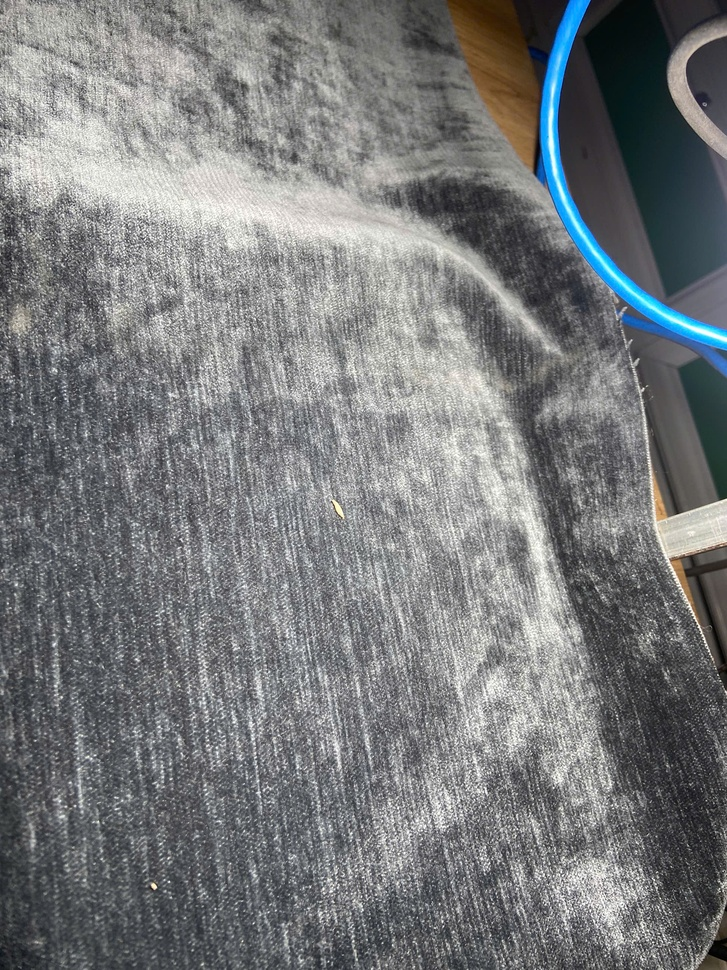
#> input picture example/1786380819696_8207874924451043551_g7970680555252413098_65f7bedb5146c0813f276f1ddf126049.jpg, 727 x 970 px, shrunk from 1920 x 2560 before the run
$ python -i texture_view.py   (imports and definitions only)   (older library calls are emulated)
#> lines starting #> are read from the running program, lines starting #| are printed output that depends on the picture
"""Optional three-channel texture representation."""

from __future__ import annotations

import math

import cv2
import numpy as np


def generate_texture_view(image: np.ndarray) -> np.ndarray:
    gray = cv2.cvtColor(image, cv2.COLOR_BGR2GRAY)
    normalized = cv2.normalize(gray, None, 0, 255, cv2.NORM_MINMAX)
    source = gray.astype(np.float32) / 255.0
    responses: list[np.ndarray] = []
    for theta in (0.0, math.pi / 4.0, math.pi / 2.0, 3.0 * math.pi / 4.0):
        kernel = cv2.getGaborKernel((15, 15), 3.0, theta, 8.0, 0.5, 0.0, ktype=cv2.CV_32F)
        responses.append(np.abs(cv2.filter2D(source, cv2.CV_32F, kernel)))
    gabor = _to_uint8(np.maximum.reduce(responses))
    blurred = cv2.GaussianBlur(source, (0, 0), sigmaX=1.0, sigmaY=1.0)
    log_response = _to_uint8(np.abs(cv2.Laplacian(blurred, cv2.CV_32F)))
    return cv2.merge((normalized.astype(np.uint8), gabor, log_response))


def _to_uint8(array: np.ndarray) -> np.ndarray:
    minimum, maximum = float(array.min()), float(array.max())
    if maximum - minimum <= 1e-12:
        return np.zeros(array.shape, dtype=np.uint8)
    return np.clip((array - minimum) * (255.0 / (maximum - minimum)), 0, 255).astype(np.uint8)

>>> import cv2
>>> picture = cv2.imread('../../../../example/1786380819696_8207874924451043551_g7970680555252413098_65f7bedb5146c0813f276f1ddf126049.jpg')
#> picture is the input picture: shape (970, 727, 3); mean B, G, R 123.5, 122.1, 119.8
>>> result = generate_texture_view(picture)
#> in generate_texture_view, `gray = cv2.cvtColor(image, cv2.COLOR_BGR2GRAY)`:
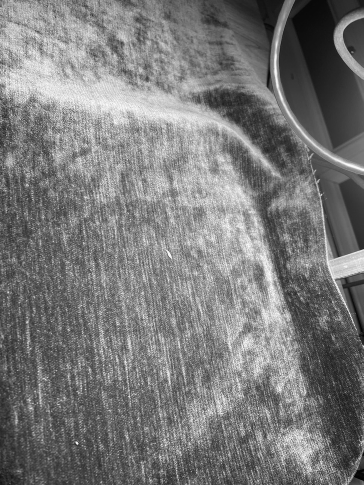
#> gray: shape (970, 727) (shown at 1/2 size); min 0, max 255, mean 121.5
#> after the loop in generate_texture_view, `for theta in (0.0, math.pi / 4.0, math.pi / 2.0, 3.0 * math.pi / 4.0):`: responses = 4 items
#> in _to_uint8, `minimum, maximum = float(array.min()), float(array.max())`: minimum = 0.293; maximum = 15.27
#> in _to_uint8, `return np.clip((array - minimum) * (255.0 / (maximum - minimum)), 0, 2..`:
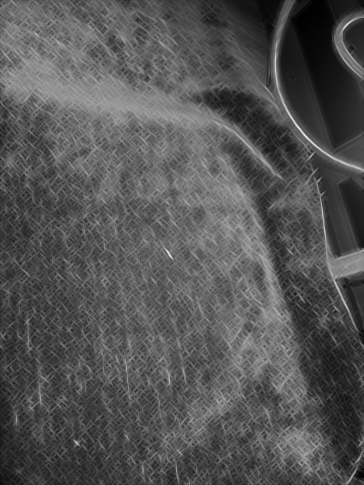
#> returned value: shape (970, 727) (shown at 1/2 size); min 0, max 255, mean 84.3
#> in _to_uint8 (call 2), `minimum, maximum = float(array.min()), float(array.max())`: minimum = 0; maximum = 0.285
#> in _to_uint8 (call 2), `return np.clip((array - minimum) * (255.0 / (maximum - minimum)), 0, 2..`:
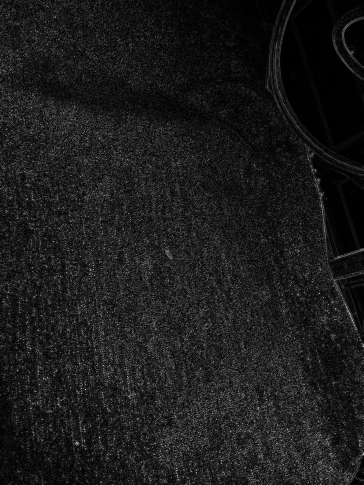
#> returned value: shape (970, 727) (shown at 1/2 size); min 0, max 255, mean 27.5
#> in generate_texture_view, `return cv2.merge((normalized.astype(np.uint8), gabor, log_response))`:
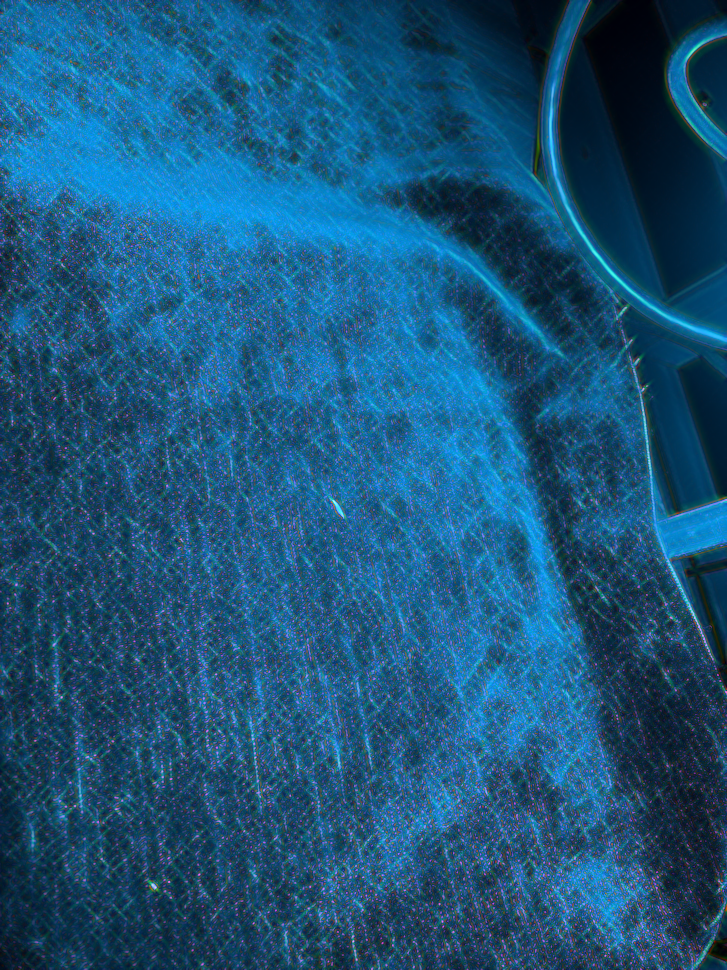
#> returned value: shape (970, 727, 3); mean of channels 0, 1, 2 121.5, 84.3, 27.5; drawn as B, G, R

$ run again, on example/1786380819737_8207874924451043551_g7970680555252413098_2070dc1445a9ac4ba36a11e660574368.jpg
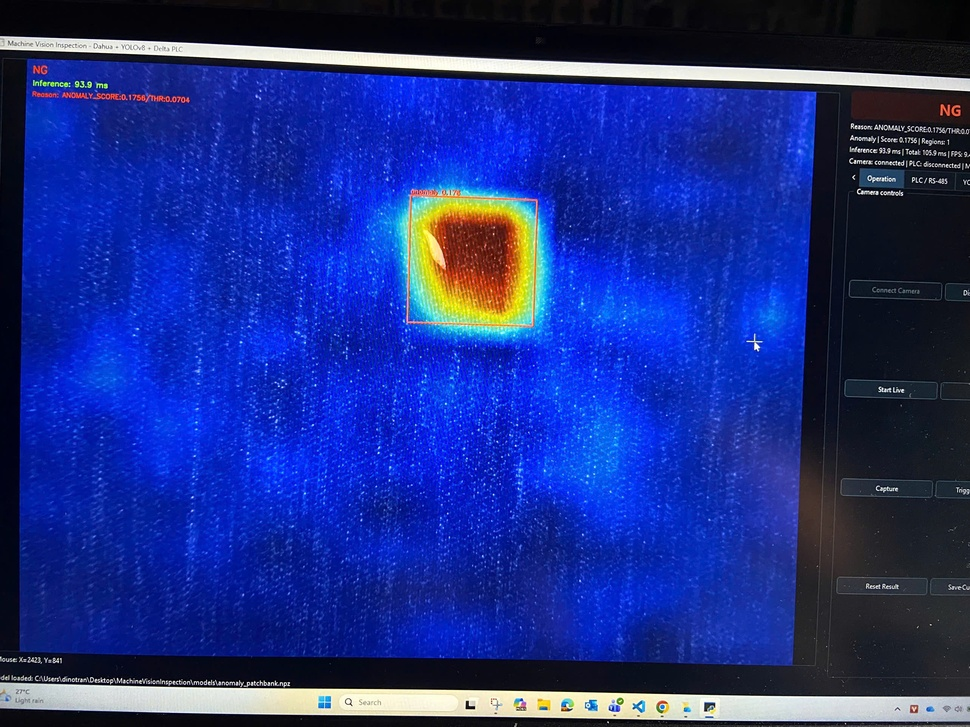
#> input picture example/1786380819737_8207874924451043551_g7970680555252413098_2070dc1445a9ac4ba36a11e660574368.jpg, 970 x 727 px, shrunk from 2568 x 1926 before the run
#> picture is the input picture: shape (727, 970, 3); mean B, G, R 137.8, 48.9, 30
#> in generate_texture_view, `gray = cv2.cvtColor(image, cv2.COLOR_BGR2GRAY)`:
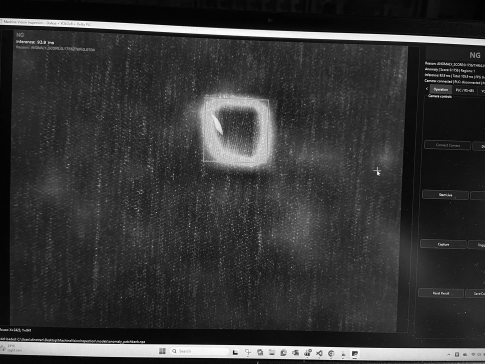
#> gray: shape (727, 970) (shown at 1/2 size); min 0, max 255, mean 53.4
#> after the loop in generate_texture_view, `for theta in (0.0, math.pi / 4.0, math.pi / 2.0, 3.0 * math.pi / 4.0):`: responses = 4 items
#> minimum = 0.0793; maximum = 17.47
#> in generate_texture_view, `return cv2.merge((normalized.astype(np.uint8), gabor, log_response))`:
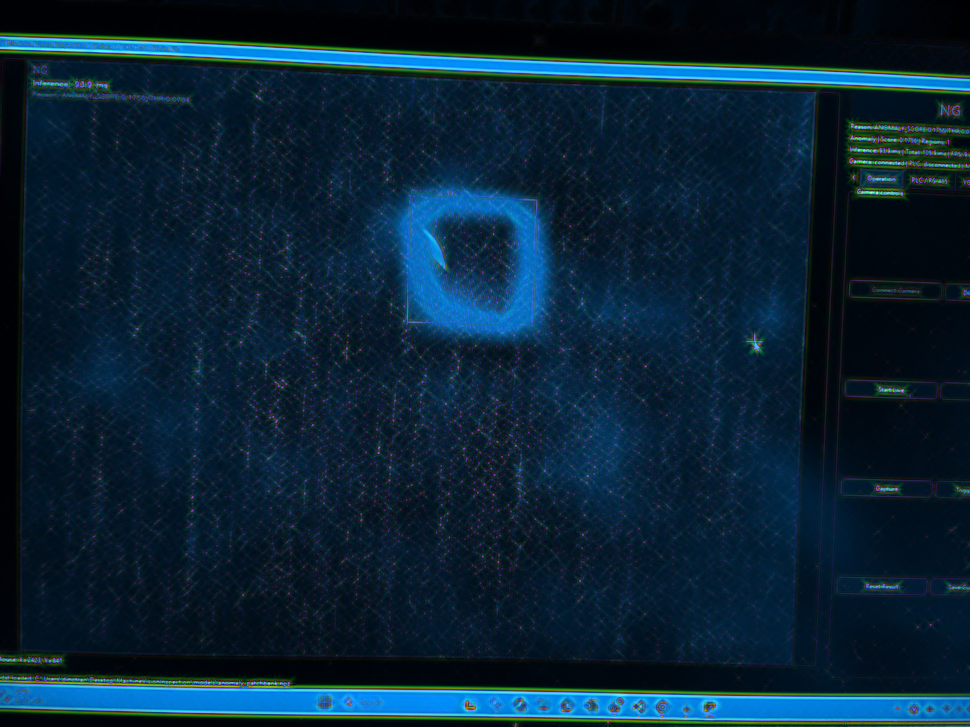
#> returned value: shape (727, 970, 3); mean of channels 0, 1, 2 53.4, 35.3, 9.7; drawn as B, G, R

$ run again, on example/1786380819760_8207874924451043551_g7970680555252413098_8f5ef41b40e9ff6830008fe633e87ea0.jpg
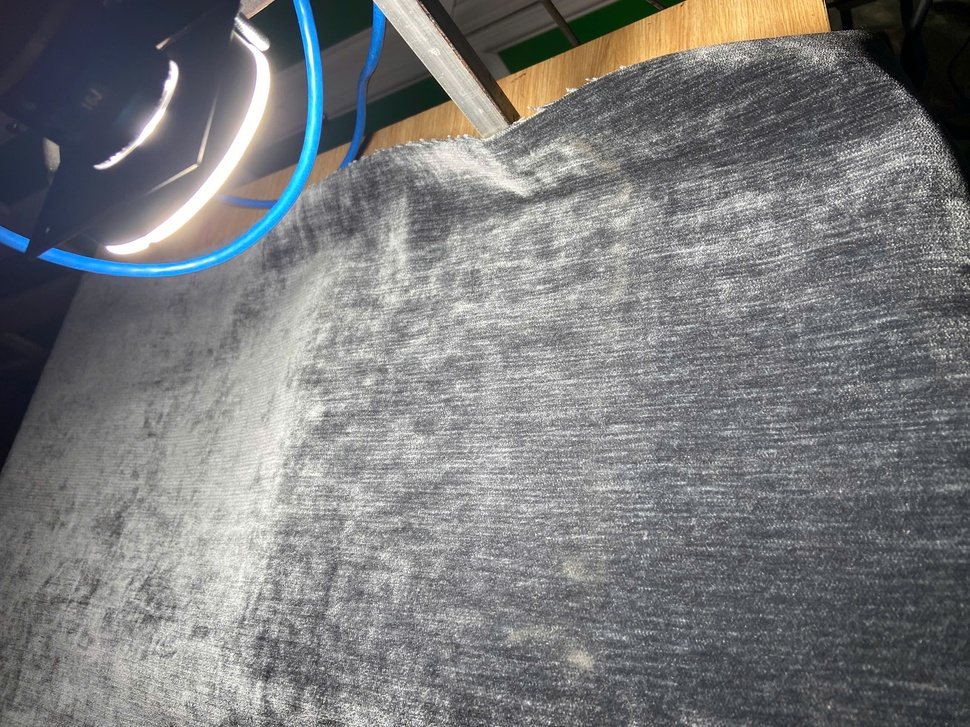
#> input picture example/1786380819760_8207874924451043551_g7970680555252413098_8f5ef41b40e9ff6830008fe633e87ea0.jpg, 970 x 727 px, shrunk from 2568 x 1926 before the run
#> picture is the input picture: shape (727, 970, 3); mean B, G, R 123.7, 122.7, 121.7
#> after the loop in generate_texture_view, `for theta in (0.0, math.pi / 4.0, math.pi / 2.0, 3.0 * math.pi / 4.0):`: responses = 4 items
#> minimum = 0.0137; maximum = 17.79
#> in _to_uint8, `return np.clip((array - minimum) * (255.0 / (maximum - minimum)), 0, 2..`:
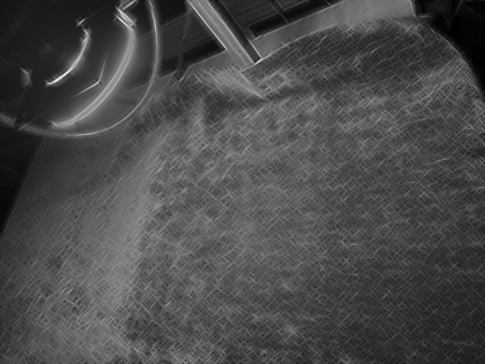
#> returned value: shape (727, 970) (shown at 1/2 size); min 0, max 255, mean 74.1
#> in generate_texture_view, `return cv2.merge((normalized.astype(np.uint8), gabor, log_response))`:
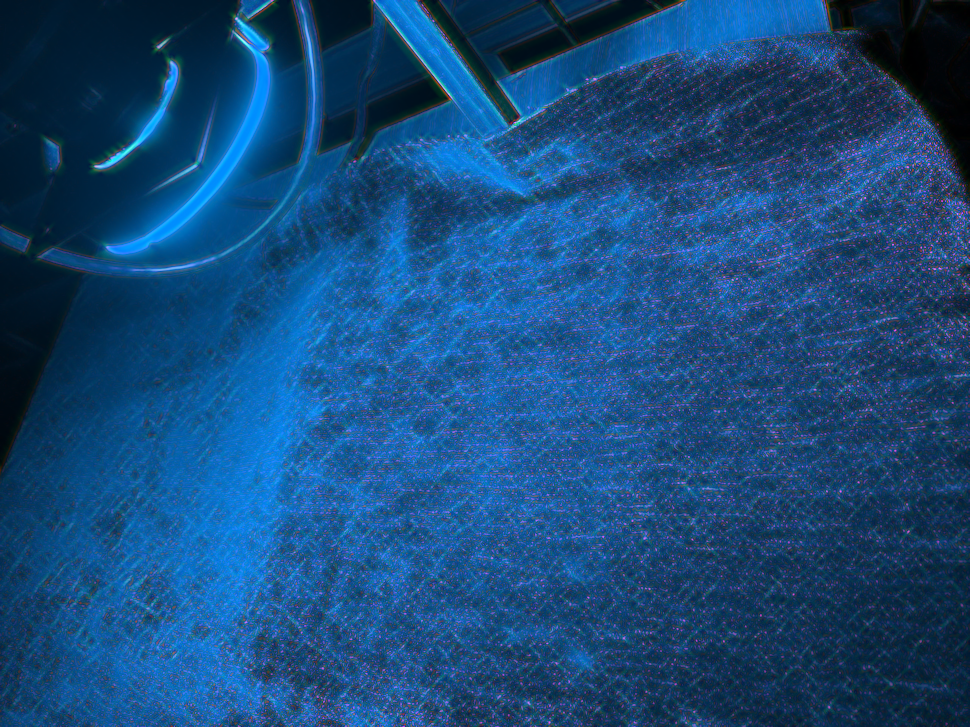
#> returned value: shape (727, 970, 3); mean of channels 0, 1, 2 122.5, 74.1, 24; drawn as B, G, R
